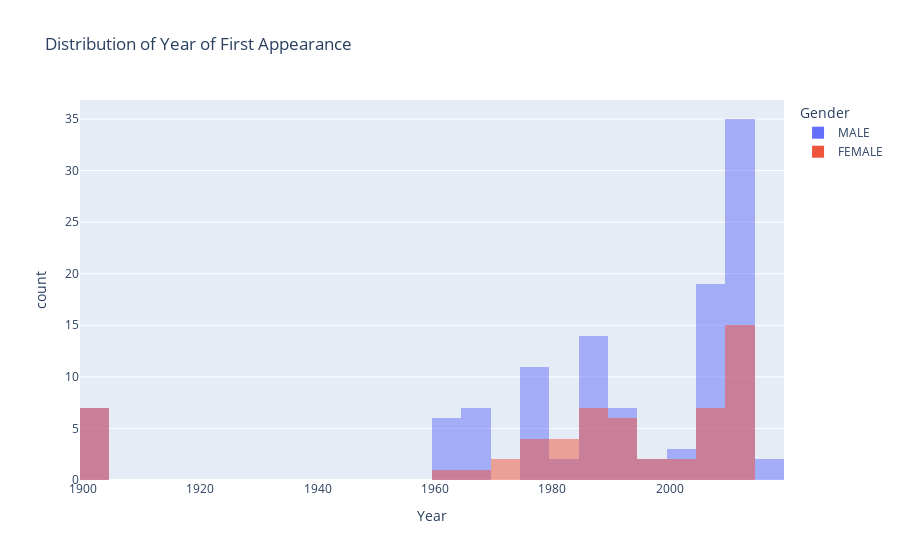

Source (notebook cell):
### Code cell
fig = px.histogram(raw_data, x='Year', nbins= 30, title='Distribution of Year of First Appearance', color='Gender', barmode='overlay')
fig.show()

### Figure 1 — Plotly figure (JSON) as saved in the notebook; plotly's stock layout.template omitted (floating-point values rounded to 4 significant figures)
{"data": [{"alignmentgroup": "True", "bingroup": "x", "hovertemplate": "Gender=MALE<br>Year=%{x}<br>count=%{y}<extra></extra>", "legendgroup": "MALE", "marker": {"color": "#636efa", "opacity": 0.5, "pattern": {"shape": ""}}, "name": "MALE", "nbinsx": 30, "offsetgroup": "MALE", "orientation": "v", "showlegend": true, "type": "histogram", "x": [1963, 1963, 1963, 1963, 1963, 1964, 1965, 1965, 1965, 1967, 1968, 1968, 1969, 1976, 1975, 1978, 1979, 1978, 1978, 1978, 1978, 1978, 1978, 1979, 1984, 1984, 1986, 1988, 1989, 1989, 1991, 1992, 1993, 1985, 2003, 1987, 1988, 1989, 1989, 1989, 1989, 1989, 1989, 1989, 2005, 2005, 2005, 2007, 2009, 1990, 1990, 1900, 1900, 1992, 1992, 1996, 1998, 2000, 2001, 2005, 2005, 2005, 2005, 2005, 2005, 2005, 2006, 2006, 2007, 2007, 2007, 2008, 2009, 2010, 2010, 2010, 2010, 2010, 2010, 2011, 2010, 2011, 1900, 1900, 2010, 2010, 1900, 2010, 1900, 1900, 2011, 2012, 2013, 2012, 2013, 2013, 2013, 2013, 2013, 2013, 2013, 2013, 2013, 2015, 2013, 2013, 2013, 2013, 2013, 2013, 2013, 2013, 2014, 2014, 2015], "xaxis": "x", "yaxis": "y"}, {"alignmentgroup": "True", "bingroup": "x", "hovertemplate": "Gender=FEMALE<br>Year=%{x}<br>count=%{y}<extra></extra>", "legendgroup": "FEMALE", "marker": {"color": "#EF553B", "opacity": 0.5, "pattern": {"shape": ""}}, "name": "FEMALE", "nbinsx": 30, "offsetgroup": "FEMALE", "orientation": "v", "showlegend": true, "type": "histogram", "x": [1963, 1965, 1973, 1973, 1976, 1976, 1978, 1979, 1988, 1981, 1982, 1983, 1984, 1993, 1987, 1992, 1987, 1988, 1988, 1989, 1989, 2005, 2005, 1990, 1992, 1993, 1993, 1996, 1998, 2000, 2004, 2005, 2005, 2005, 2005, 2008, 2010, 2010, 2010, 2010, 2010, 1900, 2010, 1900, 1900, 1900, 1900, 1900, 1900, 2012, 2012, 2013, 2013, 2013, 2013, 2013, 2013, 2014], "xaxis": "x", "yaxis": "y"}], "layout": {"barmode": "overlay", "legend": {"title": {"text": "Gender"}, "tracegroupgap": 0}, "title": {"text": "Distribution of Year of First Appearance"}, "xaxis": {"anchor": "y", "domain": [0, 1], "title": {"text": "Year"}}, "yaxis": {"anchor": "x", "domain": [0, 1], "title": {"text": "count"}}}}
